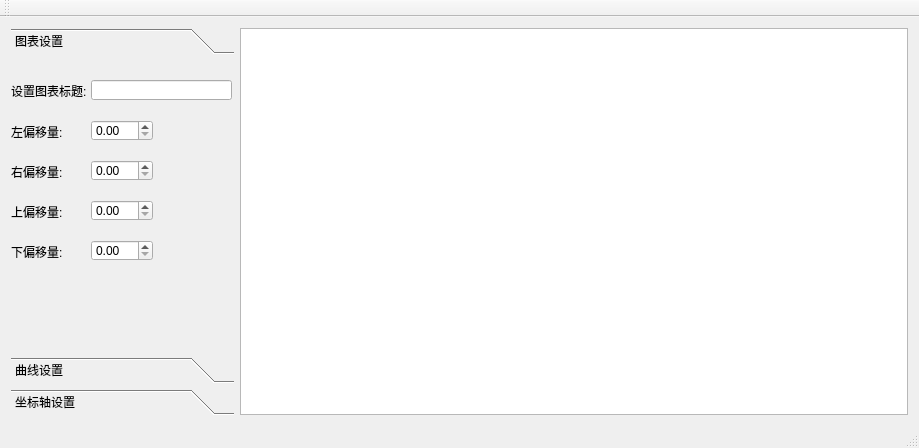
<?xml version="1.0" encoding="UTF-8"?>
<ui version="4.0">
 <class>MainWindow</class>
 <widget class="QMainWindow" name="MainWindow">
  <property name="geometry">
   <rect>
    <x>0</x>
    <y>0</y>
    <width>919</width>
    <height>448</height>
   </rect>
  </property>
  <property name="windowTitle">
   <string>MainWindow</string>
  </property>
  <widget class="QWidget" name="centralWidget">
   <layout class="QHBoxLayout" name="horizontalLayout" stretch="1,3">
    <item>
     <widget class="QToolBox" name="toolBox">
      <property name="currentIndex">
       <number>0</number>
      </property>
      <widget class="QWidget" name="page">
       <property name="geometry">
        <rect>
         <x>0</x>
         <y>0</y>
         <width>224</width>
         <height>283</height>
        </rect>
       </property>
       <attribute name="icon">
        <iconset resource="res.qrc">
         <normaloff>:/image/paint/actChartSet.PNG</normaloff>:/image/paint/actChartSet.PNG</iconset>
       </attribute>
       <attribute name="label">
        <string>图表设置</string>
       </attribute>
       <widget class="QLabel" name="label">
        <property name="geometry">
         <rect>
          <x>0</x>
          <y>20</y>
          <width>81</width>
          <height>21</height>
         </rect>
        </property>
        <property name="text">
         <string>设置图表标题:</string>
        </property>
       </widget>
       <widget class="QLineEdit" name="editTitle">
        <property name="geometry">
         <rect>
          <x>80</x>
          <y>20</y>
          <width>141</width>
          <height>20</height>
         </rect>
        </property>
       </widget>
       <widget class="QDoubleSpinBox" name="spinMarginLeft">
        <property name="geometry">
         <rect>
          <x>80</x>
          <y>60</y>
          <width>62</width>
          <height>21</height>
         </rect>
        </property>
       </widget>
       <widget class="QLabel" name="label_2">
        <property name="geometry">
         <rect>
          <x>0</x>
          <y>56</y>
          <width>71</width>
          <height>31</height>
         </rect>
        </property>
        <property name="text">
         <string>左偏移量:</string>
        </property>
       </widget>
       <widget class="QDoubleSpinBox" name="spinMarginRight">
        <property name="geometry">
         <rect>
          <x>80</x>
          <y>100</y>
          <width>62</width>
          <height>21</height>
         </rect>
        </property>
       </widget>
       <widget class="QLabel" name="label_3">
        <property name="geometry">
         <rect>
          <x>0</x>
          <y>96</y>
          <width>71</width>
          <height>31</height>
         </rect>
        </property>
        <property name="text">
         <string>右偏移量:</string>
        </property>
       </widget>
       <widget class="QDoubleSpinBox" name="spinMarginTop">
        <property name="geometry">
         <rect>
          <x>80</x>
          <y>140</y>
          <width>62</width>
          <height>21</height>
         </rect>
        </property>
       </widget>
       <widget class="QLabel" name="label_4">
        <property name="geometry">
         <rect>
          <x>0</x>
          <y>136</y>
          <width>71</width>
          <height>31</height>
         </rect>
        </property>
        <property name="text">
         <string>上偏移量:</string>
        </property>
       </widget>
       <widget class="QDoubleSpinBox" name="spinMarginBottom">
        <property name="geometry">
         <rect>
          <x>80</x>
          <y>180</y>
          <width>62</width>
          <height>21</height>
         </rect>
        </property>
       </widget>
       <widget class="QLabel" name="label_5">
        <property name="geometry">
         <rect>
          <x>0</x>
          <y>176</y>
          <width>71</width>
          <height>31</height>
         </rect>
        </property>
        <property name="text">
         <string>下偏移量:</string>
        </property>
       </widget>
      </widget>
      <widget class="QWidget" name="page_2">
       <property name="geometry">
        <rect>
         <x>0</x>
         <y>0</y>
         <width>224</width>
         <height>283</height>
        </rect>
       </property>
       <attribute name="icon">
        <iconset resource="res.qrc">
         <normaloff>:/image/paint/actLineSetting.PNG</normaloff>:/image/paint/actLineSetting.PNG</iconset>
       </attribute>
       <attribute name="label">
        <string>曲线设置</string>
       </attribute>
      </widget>
      <widget class="QWidget" name="page_3">
       <attribute name="icon">
        <iconset resource="res.qrc">
         <normaloff>:/image/paint/actAxis.PNG</normaloff>:/image/paint/actAxis.PNG</iconset>
       </attribute>
       <attribute name="label">
        <string>坐标轴设置</string>
       </attribute>
      </widget>
     </widget>
    </item>
    <item>
     <widget class="QChartView" name="chartView"/>
    </item>
   </layout>
  </widget>
  <widget class="QMenuBar" name="menuBar">
   <property name="geometry">
    <rect>
     <x>0</x>
     <y>0</y>
     <width>919</width>
     <height>23</height>
    </rect>
   </property>
  </widget>
  <widget class="QToolBar" name="mainToolBar">
   <attribute name="toolBarArea">
    <enum>TopToolBarArea</enum>
   </attribute>
   <attribute name="toolBarBreak">
    <bool>false</bool>
   </attribute>
  </widget>
  <widget class="QStatusBar" name="statusBar"/>
  <action name="action">
   <property name="icon">
    <iconset resource="res.qrc">
     <normaloff>:/image/paint/actRefresh.PNG</normaloff>:/image/paint/actRefresh.PNG</iconset>
   </property>
   <property name="text">
    <string>刷新绘图</string>
   </property>
  </action>
  <action name="action_2">
   <property name="icon">
    <iconset resource="res.qrc">
     <normaloff>:/image/paint/actZoomIn.PNG</normaloff>:/image/paint/actZoomIn.PNG</iconset>
   </property>
   <property name="text">
    <string>放大</string>
   </property>
  </action>
  <action name="action_3">
   <property name="icon">
    <iconset resource="res.qrc">
     <normaloff>:/image/paint/actZoomOut.PNG</normaloff>:/image/paint/actZoomOut.PNG</iconset>
   </property>
   <property name="text">
    <string>缩小</string>
   </property>
  </action>
  <action name="action_4">
   <property name="icon">
    <iconset resource="res.qrc">
     <normaloff>:/image/paint/actOriginSize.PNG</normaloff>:/image/paint/actOriginSize.PNG</iconset>
   </property>
   <property name="text">
    <string>原始大小</string>
   </property>
  </action>
  <action name="action_5">
   <property name="icon">
    <iconset resource="res.qrc">
     <normaloff>:/image/paint/actQuit.PNG</normaloff>:/image/paint/actQuit.PNG</iconset>
   </property>
   <property name="text">
    <string>退出</string>
   </property>
  </action>
 </widget>
 <layoutdefault spacing="6" margin="11"/>
 <customwidgets>
  <customwidget>
   <class>QChartView</class>
   <extends>QGraphicsView</extends>
   <header location="global">qchartview.h</header>
  </customwidget>
 </customwidgets>
 <resources>
  <include location="res.qrc"/>
 </resources>
 <connections/>
</ui>
